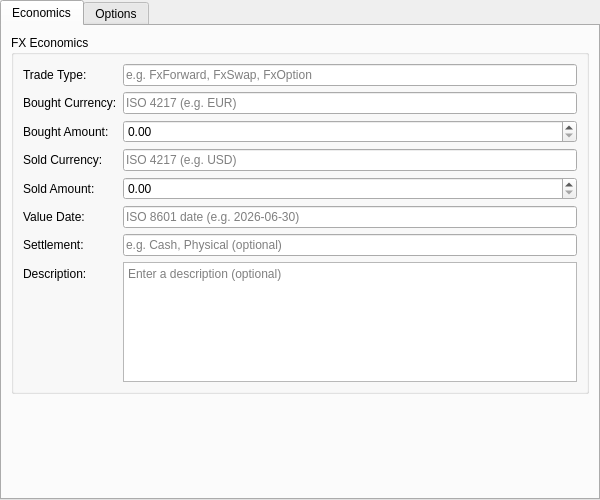
<?xml version="1.0" encoding="UTF-8"?>
<ui version="4.0">
 <class>FxInstrumentForm</class>
 <widget class="QWidget" name="FxInstrumentForm">
  <property name="geometry">
   <rect>
    <x>0</x>
    <y>0</y>
    <width>600</width>
    <height>500</height>
   </rect>
  </property>
  <layout class="QVBoxLayout" name="rootLayout">
   <property name="leftMargin"><number>0</number></property>
   <property name="topMargin"><number>0</number></property>
   <property name="rightMargin"><number>0</number></property>
   <property name="bottomMargin"><number>0</number></property>
   <item>
    <widget class="QTabWidget" name="subTabWidget">
     <property name="currentIndex"><number>0</number></property>
     <widget class="QWidget" name="economicsTab">
      <attribute name="title">
       <string>Economics</string>
      </attribute>
      <layout class="QVBoxLayout" name="economicsLayout">
       <item>
        <widget class="QGroupBox" name="economicsGroup">
         <property name="title">
          <string>FX Economics</string>
         </property>
         <layout class="QFormLayout" name="economicsFormLayout">
          <item row="0" column="0">
           <widget class="QLabel" name="labelTradeTypeCode">
            <property name="text"><string>Trade Type:</string></property>
           </widget>
          </item>
          <item row="0" column="1">
           <widget class="QLineEdit" name="tradeTypeCodeEdit">
            <property name="placeholderText">
             <string>e.g. FxForward, FxSwap, FxOption</string>
            </property>
           </widget>
          </item>
          <item row="1" column="0">
           <widget class="QLabel" name="labelBoughtCurrency">
            <property name="text"><string>Bought Currency:</string></property>
           </widget>
          </item>
          <item row="1" column="1">
           <widget class="QLineEdit" name="boughtCurrencyEdit">
            <property name="placeholderText"><string>ISO 4217 (e.g. EUR)</string></property>
           </widget>
          </item>
          <item row="2" column="0">
           <widget class="QLabel" name="labelBoughtAmount">
            <property name="text"><string>Bought Amount:</string></property>
           </widget>
          </item>
          <item row="2" column="1">
           <widget class="QDoubleSpinBox" name="boughtAmountSpinBox">
            <property name="decimals"><number>2</number></property>
            <property name="minimum"><double>0.000000000000000</double></property>
            <property name="maximum"><double>999999999999.000000000000000</double></property>
            <property name="singleStep"><double>1000.000000000000000</double></property>
           </widget>
          </item>
          <item row="3" column="0">
           <widget class="QLabel" name="labelSoldCurrency">
            <property name="text"><string>Sold Currency:</string></property>
           </widget>
          </item>
          <item row="3" column="1">
           <widget class="QLineEdit" name="soldCurrencyEdit">
            <property name="placeholderText"><string>ISO 4217 (e.g. USD)</string></property>
           </widget>
          </item>
          <item row="4" column="0">
           <widget class="QLabel" name="labelSoldAmount">
            <property name="text"><string>Sold Amount:</string></property>
           </widget>
          </item>
          <item row="4" column="1">
           <widget class="QDoubleSpinBox" name="soldAmountSpinBox">
            <property name="decimals"><number>2</number></property>
            <property name="minimum"><double>0.000000000000000</double></property>
            <property name="maximum"><double>999999999999.000000000000000</double></property>
            <property name="singleStep"><double>1000.000000000000000</double></property>
           </widget>
          </item>
          <item row="5" column="0">
           <widget class="QLabel" name="labelValueDate">
            <property name="text"><string>Value Date:</string></property>
           </widget>
          </item>
          <item row="5" column="1">
           <widget class="QLineEdit" name="valueDateEdit">
            <property name="placeholderText"><string>ISO 8601 date (e.g. 2026-06-30)</string></property>
           </widget>
          </item>
          <item row="6" column="0">
           <widget class="QLabel" name="labelSettlement">
            <property name="text"><string>Settlement:</string></property>
           </widget>
          </item>
          <item row="6" column="1">
           <widget class="QLineEdit" name="settlementEdit">
            <property name="placeholderText"><string>e.g. Cash, Physical (optional)</string></property>
           </widget>
          </item>
          <item row="7" column="0">
           <widget class="QLabel" name="labelDescription">
            <property name="text"><string>Description:</string></property>
           </widget>
          </item>
          <item row="7" column="1">
           <widget class="QPlainTextEdit" name="descriptionEdit">
            <property name="minimumSize">
             <size><width>0</width><height>60</height></size>
            </property>
            <property name="maximumSize">
             <size><width>16777215</width><height>120</height></size>
            </property>
            <property name="placeholderText">
             <string>Enter a description (optional)</string>
            </property>
           </widget>
          </item>
         </layout>
        </widget>
       </item>
       <item>
        <spacer name="economicsSpacer">
         <property name="orientation"><enum>Qt::Vertical</enum></property>
         <property name="sizeHint" stdset="0">
          <size><width>20</width><height>20</height></size>
         </property>
        </spacer>
       </item>
      </layout>
     </widget>
     <widget class="QWidget" name="optionsTab">
      <attribute name="title">
       <string>Options</string>
      </attribute>
      <layout class="QVBoxLayout" name="optionsLayout">
       <item>
        <widget class="QGroupBox" name="optionsGroup">
         <property name="title">
          <string>Option Fields</string>
         </property>
         <layout class="QFormLayout" name="optionsFormLayout">
          <item row="0" column="0">
           <widget class="QLabel" name="labelOptionType">
            <property name="text"><string>Option Type:</string></property>
           </widget>
          </item>
          <item row="0" column="1">
           <widget class="QLineEdit" name="optionTypeEdit">
            <property name="placeholderText">
             <string>Call or Put</string>
            </property>
           </widget>
          </item>
          <item row="1" column="0">
           <widget class="QLabel" name="labelStrikePrice">
            <property name="text"><string>Strike Price:</string></property>
           </widget>
          </item>
          <item row="1" column="1">
           <widget class="QDoubleSpinBox" name="strikePriceSpinBox">
            <property name="decimals"><number>6</number></property>
            <property name="minimum"><double>0.000000000000000</double></property>
            <property name="maximum"><double>999999.000000000000000</double></property>
            <property name="singleStep"><double>0.000100000000000</double></property>
           </widget>
          </item>
          <item row="2" column="0">
           <widget class="QLabel" name="labelExpiryDate">
            <property name="text"><string>Expiry Date:</string></property>
           </widget>
          </item>
          <item row="2" column="1">
           <widget class="QLineEdit" name="expiryDateEdit">
            <property name="placeholderText">
             <string>ISO 8601 date</string>
            </property>
           </widget>
          </item>
         </layout>
        </widget>
       </item>
       <item>
        <spacer name="optionsSpacer">
         <property name="orientation"><enum>Qt::Vertical</enum></property>
         <property name="sizeHint" stdset="0">
          <size><width>20</width><height>20</height></size>
         </property>
        </spacer>
       </item>
      </layout>
     </widget>
    </widget>
   </item>
  </layout>
 </widget>
 <resources/>
 <connections/>
</ui>
